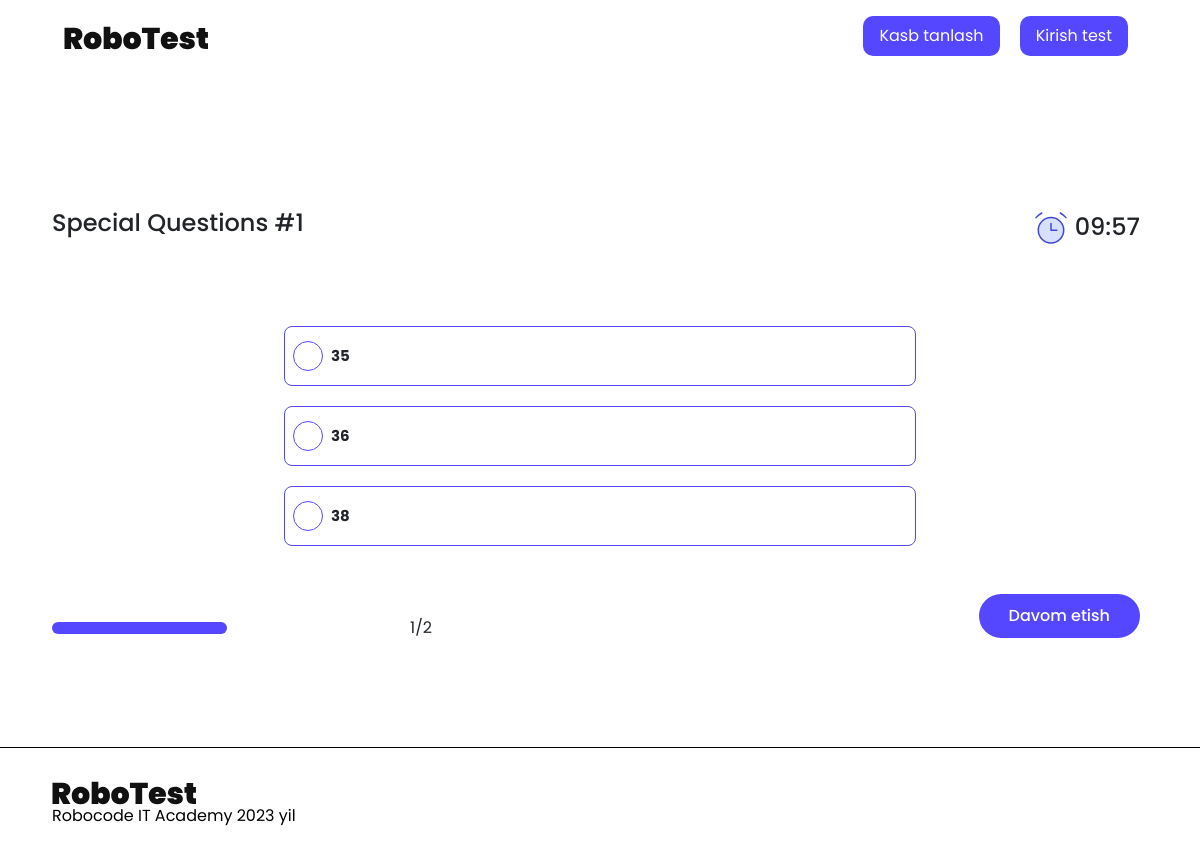
Before: /start_question/special-questions/0/ with the older database file.
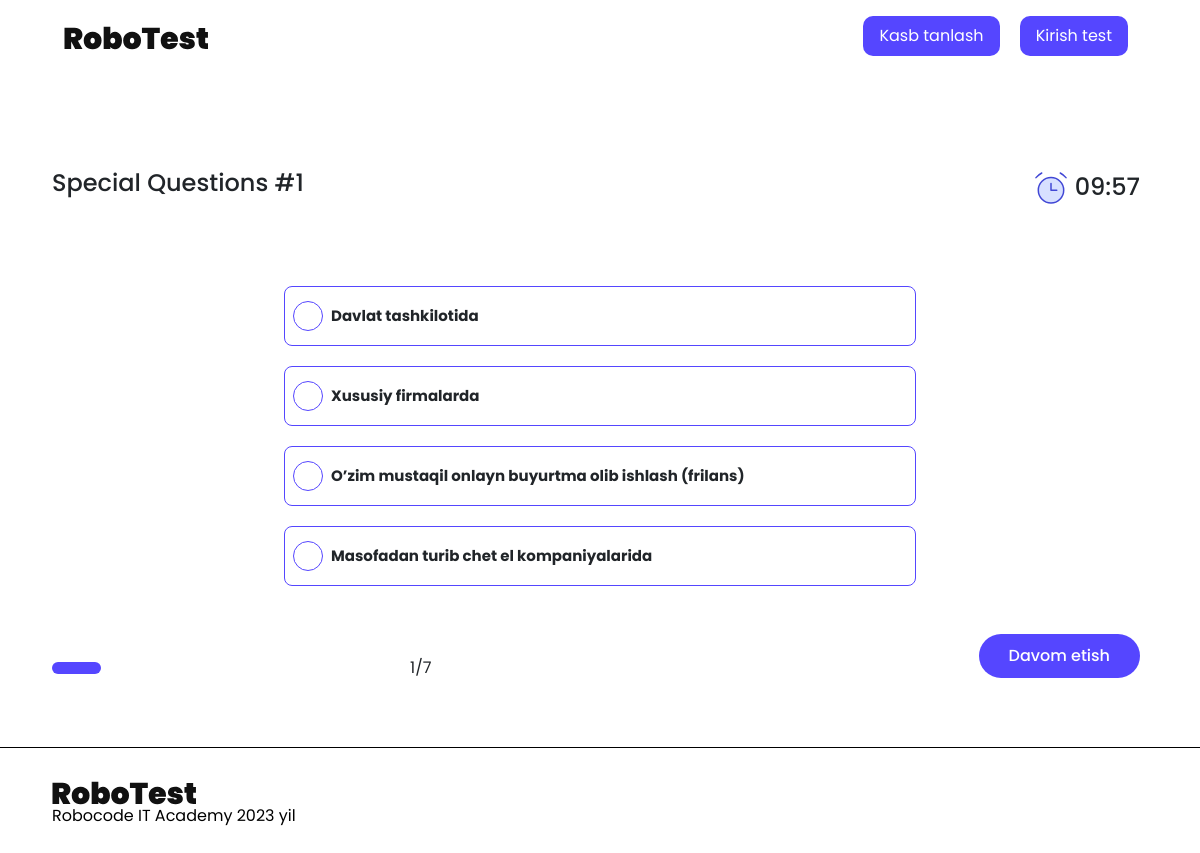
After: the same page with the newer database file.
### quiz/models.py (models this page shows, shortened)
class Quiz(models.Model):
    title = models.CharField(max_length=255, default='')
    slug = models.SlugField(max_length=255, unique=True)
    created_at = models.DateTimeField(auto_now_add=True)
    times_taken = models.IntegerField(default=0)
    image = models.ImageField(
        upload_to='quiz_image/', blank=True, null=True)
    @property
    def question_count(self):
        return self.questions.count()
    class Meta:
        verbose_name_plural = "Quizzes"
        ordering = ['id']

class Question(models.Model):
    label = QuillField()
    order = models.PositiveIntegerField(blank=True, null=True)
    point = models.FloatField(default=3.3)
    image = models.ImageField(
        upload_to='question_image/', blank=True, null=True)
    quiz = models.ForeignKey(
        Quiz, on_delete=models.CASCADE, related_name='questions')
    class Meta:
        ordering = ['order']

class Answer(models.Model):
    text = models.TextField(max_length=150)
    is_correct = models.BooleanField(default=False)
    question = models.ForeignKey(
        Question, on_delete=models.CASCADE, related_name='answers')

### quiz/views.py (the view)
class StartQuestion(View):
    def get(self, request, slug, order, *args, **kwargs):
        if request.GET.get('answer'):
            send_answer = Answer.objects.get(id=request.GET.get('answer'))
            if send_answer.is_correct:
                answer_in_session(self.request, order)
                self.request.session['answer'] = self.request.session['answer'] + 1
                self.request.session.save()
        quiz = Quiz.objects.get(slug=slug)
        if order == quiz.question_count:
            return redirect('quiz:result', slug)
        question = Question.objects.filter(order=order+1, quiz=quiz).first()
        answers = Answer.objects.filter(question=question)
        data = {
            'quiz': quiz,
            'question': question,
            'answers': answers,
            'progress': round((question.order/quiz.question_count)*100),
        }
        return render(request, 'quiz.html', context=data)

### templates/quiz.html (shortened to what this page needs)
{% extends 'base.html' %}
{% load static %}
{% block content %}
<div class="container">
    <div class="quiz-wrapper">
        <div class="quiz-info_wrapper">
            <div class="d-flex justify-content-between align-items-center mt-5">
                <div class="row">
                    <div class="col-sm-12">
                        <h4 class="text-center h4">{{quiz.title}} #{{question.order}}</h4>
                    </div>
                </div>
                <div class="d-flex align-items-center">
                    <img src="{% static './assets/icons/Group.svg' %}" alt="">
                    <h4 class="h4 mx-2 my-3"><span id="minutes"></span>:<span id="seconds"></span></h4>
                </div>
            </div>
            <div class="d-flex justify-content-center align-items-center my-5">
                <div class="answer_list">
                    {% for answer in answers.all %}
                    <div class="d-flex justify-content-start px-2 gap-2" id="{{answer.id}}">
                        <button class="answer "></button>
                        <p class="w-75 fw-bolder p">{{answer.text}}</p>
                    </div>
                    {% endfor %}
                </div>
            </div>
            <div class="d-flex align-items-center justify-content-between progress_wrapper">
                <div class="d-flex align-items-center progress_bar_wrapper">
                    <div id="progress">
                        <span id="progress_bar" style="width:{{progress}}%;"></span>
                    </div>
                    <span class="px-2">{{question.order}}/{{quiz.question_count}}</span>
                </div>
                <form action="{% url 'quiz:start_question' quiz.slug question.order %}" method="get">
                    <a href="">
                        <button type="submit" class="button-success  mx-2 d-none-btn d-flex justify-content-end mb-4">
                            Davom etish
                        </button>
                    </a>
                </form>
            </div>
        </div>
    </div>
</div>
{% endblock %}

### templates/base.html (shortened to what this page needs)
{% load static %}
<!DOCTYPE html>
<html lang="en">
<head>
    <link rel="stylesheet" href="https://cdnjs.cloudflare.com/ajax/libs/font-awesome/6.4.0/css/all.min.css"
 />
    <link rel="stylesheet" href="{% static 'assets/css/home_page.css' %}">
    <link rel="stylesheet" href="{% static 'assets/aos/aos.css' %}">
    <link rel="stylesheet" href="{% static 'assets/css/quiz.css' %}">
    <link rel="stylesheet" href="{% static 'assets/css/profile.css' %}">
    <link rel="stylesheet" href="{% static 'assets/css/access_phonenumber.css' %}">
    <link rel="stylesheet" href="{% static 'assets/css/bootstrap.min.css' %}">
    <link rel="stylesheet" href="{% static 'assets/css/quiz_result.css' %}">
</head>
<body>
    <header>
        <div class="container">
            <nav class="navbar navbar-light bg-none mt-2">
                <div class="container-fluid">
                    <a href="/" class="navbar-brand"><img src="{% static 'assets/images/Logo.svg' %}" alt=""></a>
                    <div class=" btn-wrapper">
                        {% if request.user.is_authenticated %}
                        <a href=""><button class="button-light mx-2">Kasb tanlash</button></a>
                        {% else %}
                        <button class="button-light mx-2" data-bs-toggle="modal" data-bs-target="#exampleModal1">Kasb
                            tanlash</button>
                        {% endif %}
                        <a href="#all_tests">
                            <button class="button-dark mx-2 d-none-btn" data-bs-toggle="modal" data-bs-target="#">Kirish
                                test</button>
                        </a>
                    </div>
                </div>
            </nav>
        </div>
    </header>
    {% block content%}
    {% endblock %}
    <footer>
        <div class="container">
            <a href="/" class="navbar-brand"><img src="{% static 'assets/images/Logo.svg' %}" alt=""></a>
            <h3>Robocode IT Academy 2023 yil</h3>
        </div>
    </footer>
</body>
</html>

### staticfiles/assets/css/home_page.css (style rules this page uses)
* { font-family: "Poppins", sans-serif; text-decoration: none !important; list-style-type: none !important; }
.container { max-width: 1120px; margin: auto; }
body { background: #fff; }
.button-light { background: #5546FF; padding: 8px 16px; justify-content: center; align-items: center; gap: 8px; color: #fff; border: none; border-radius: 10px; }
.button-dark { background: #5546FF; padding: 8px 16px; justify-content: center; align-items: center; gap: 8px; color: #fff; border: none; border-radius: 10px; }
footer { background: #fff; padding: 28px 0 22px; border-top: 1px solid #000; }
footer h3 { color: #000; font-size: 16px; font-weight: 400; }

### staticfiles/assets/css/quiz.css (style rules this page uses)
* { margin: 0; padding: 0; box-sizing: border-box; font-size: "Poppins"; text-decoration: none; list-style-type: none; }
body { background-color: #d3efea; }
.container { max-width: 1120px; margin: auto; }
.answer_list > div { width: 632px; height: 60px; border: 1px solid #5546ff; margin-top: 20px; border-radius: 8px; display: flex; align-items: center !important; background-color: white; font-size: 15px; cursor: pointer; }
.answer_list div p { margin: 0px !important; }
.answer { width: 30px; height: 30px; border: none; outline: none; border-radius: 100px; border: 1px solid #5546ff; background-color: transparent; }
.button-success { background: #5546ff; padding: 10px 30px; font-size: 16px; font-weight: 500; color: #fff; border-radius: 35px; border: none; }
#progress { width: 350px; height: 12px; background: #fff; border-radius: 16px; }
#progress #progress_bar { width: 25%; height: 12px; background: #5546ff; display: block; border-radius: 16px; }
.quiz-wrapper { min-height: 85.4vh; display: flex; justify-content: center; align-items: center; }
.quiz-info_wrapper { width: 100%; }

### staticfiles/assets/css/profile.css (style rules this page uses)
* { font-family: "Poppins", sans-serif; }
body { background-color:white; }
a { text-decoration: none; color: black; }
.container { max-width: 1120px; margin: auto; }
.button-light { background: #5546FF; padding: 8px 16px; justify-content: center; align-items: center; gap: 8px; color: #fff; border: none; border-radius: 10px; }
.button-dark { background: #5546FF; padding: 8px 16px; justify-content: center; align-items: center; gap: 8px; color: #fff; border: none; border-radius: 10px; }
footer h3 { font-size: 16px; }
footer { padding: 28px 0 20px 0; background-color: white; }

### staticfiles/assets/css/quiz_result.css (style rules this page uses)
.container { max-width: 1120px; margin: auto; }

Changed rows visible on the page:
removed Answer: text "35"
removed Answer: text "36"
removed Answer: text "38"
computed for Quiz "Special Questions": question_count "2" → "7"
added Answer: text "Davlat tashkilotida"
added Answer: text "Xususiy firmalarda"
added Answer: text "O’zim mustaqil onlayn buyurtma olib ishlash (frilans)"
added Answer: text "Masofadan turib chet el kompaniyalarida"
Other visible differences:
{{ progress }}: 50 → 14 (drawn)
